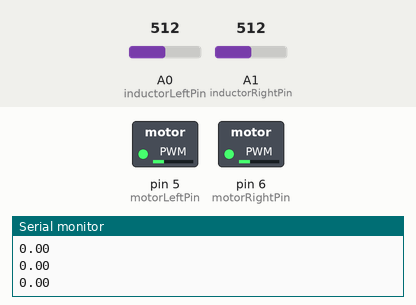
Recording of a sketch running on a simulated Arduino Uno, built with avr-gcc and run on an emulated ATmega328P. Parts: switched loads named in the sketch (green lamp = pin HIGH), the last lines printed to the serial monitor. The test bench sets the inputs (shaded band); at power-on: A0 (inductorLeftPin) = 512, A1 (inductorRightPin) = 512.

Above: at 1.2 s.
1.3 s: A0 (inductorLeftPin) set to 716
At 2.6 s:
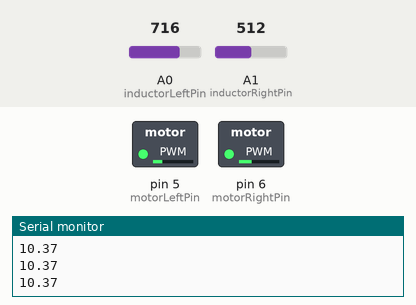
2.9 s: A1 (inductorRightPin) set to 716
At 3.9 s:
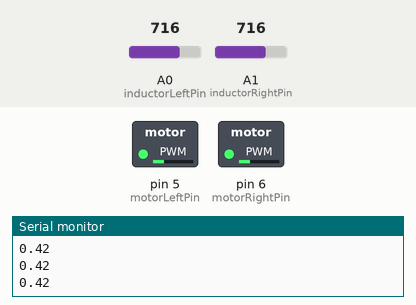
4.5 s: A0 (inductorLeftPin) set to 122
At 5.5 s:
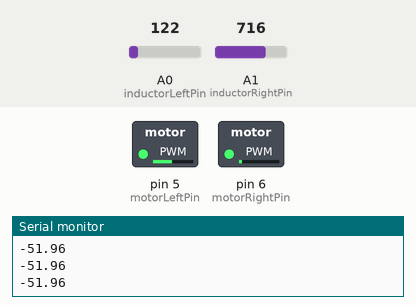
6.1 s: A1 (inductorRightPin) set to 900
At 7.2 s:
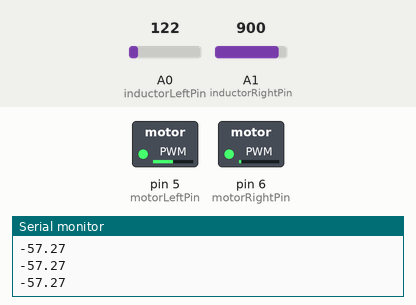
7.7 s: A1 (inductorRightPin) set to 0
At 9.0 s:
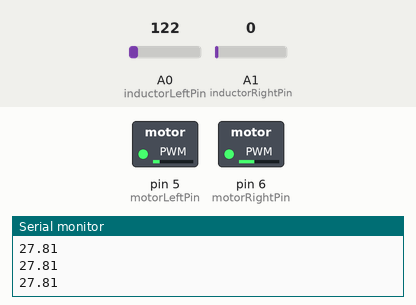
9.3 s: A0 (inductorLeftPin) set to 511
At 10.3 s:
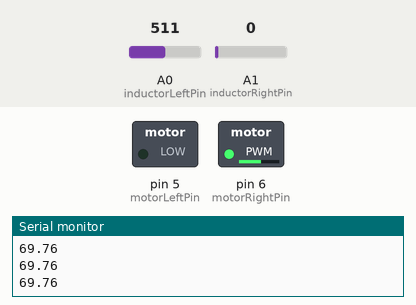
Timing chart, 0 to 11.9 s (numbered marks = the images above; inputs shaded):
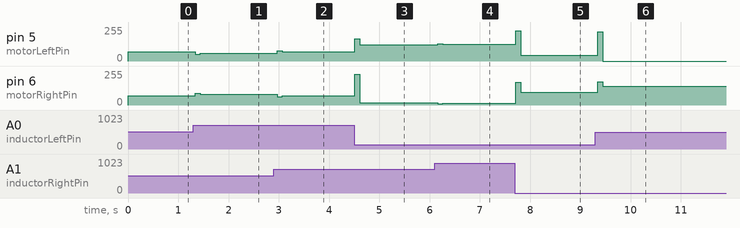

Measured:
- after the input at 1.3 s, pin 5 (motorLeftPin): 70/255 → 50/255 at once, → 59/255 0.10 s later; pin 6 (motorRightPin): 70/255 → 89/255 at once, → 80/255 0.10 s later
- after the input at 2.9 s, pin 5 (motorLeftPin): 59/255 → 78/255 after 0.07 s, → 69/255 0.10 s later; pin 6 (motorRightPin): 80/255 → 61/255 after 0.07 s, → 70/255 0.10 s later
- after the input at 4.5 s, pin 5 (motorLeftPin): 69/255 → 166/255 at once, → 121/255 0.10 s later; pin 6 (motorRightPin): 70/255 → 230/255 at once, → 18/255 0.10 s later
- after the input at 6.1 s, pin 5 (motorLeftPin): 121/255 → 131/255 after 0.06 s, → 127/255 0.10 s later; pin 6 (motorRightPin): 18/255 → 8/255 after 0.06 s, → 12/255 0.10 s later
- after the input at 7.7 s, pin 5 (motorLeftPin): 127/255 → 226/255 at once, → 42/255 0.10 s later; pin 6 (motorRightPin): 12/255 → 170/255 at once, → 97/255 0.10 s later
- after the input at 9.3 s, pin 5 (motorLeftPin): 42/255 → 221/255 after 0.05 s, → 0/255 0.10 s later; pin 6 (motorRightPin): 97/255 → 175/255 after 0.05 s, → 139/255 0.10 s later

The sketch:

slow.ino
```cpp
////////////////////////////////////////////////////////////////////////////////
/*
Mouse.ino
C++ code for controlling a line following robot.
Inductors are used as pickup coils to sense an induced voltage from a wire
(20kHz, 1A pp). An additional optical sensor is used to look ahead, and
determine if the robot is travelling straight; if so, the motor speed is
increased.
PID control is used to control the robots positioning (PID.h library)

Author: Alex Robb, University of Bath
Date: 17/2/19
*/
////////////////////////////////////////////////////////////////////////////////
//Includes and libraries

#include <PID_v1.h>

#define motorLeftPin 5
#define motorRightPin 6

#define inductorLeftPin A0
#define inductorRightPin A1

#define lineSensPin 4

////////////////////////////////////////////////////////////////////////////////
//PID setup
const int baseSpeed = 70;
const int boostSpeed = 255;

//Setpoint for inductor voltage
double setpoint;
//Result of adding both inductor inputs
double totalError;

//Output of PID calculation, added/subtracted from motor speed
double motorChange;

//Varibles to store values from inductor
int inductorLeftValue;
int inductorRightValue;

double distanceLeft;
double distanceRight;

//Create PID object   (input, setpoint, kp, ki, kd, sampleTime)
PID sensorPID(&totalError, &motorChange, &setpoint, 0.7
, 0, 0.06, DIRECT);

////////////////////////////////////////////////////////////////////////////////
//Setup: run once
void setup() {

  //Set pimodes to input/output
  pinMode(inductorLeftPin, INPUT);
  pinMode(inductorRightPin, INPUT);
  pinMode(motorLeftPin, OUTPUT);
  pinMode(motorRightPin, OUTPUT);

  //Initialise the inductor value variables
  inductorLeftValue = analogRead(inductorLeftPin);
  inductorRightValue = analogRead(inductorRightPin);

  distanceLeft = 131.7*exp(-0.002438*inductorLeftValue);
  distanceRight = 133.4*exp(-0.00269*inductorRightValue);

  //totalError = inductorLeftValue - inductorRightValue;
  totalError = distanceLeft - distanceRight;

  //Initialis setpoint variable as 0
  setpoint = totalError;

  sensorPID.SetOutputLimits(-255, 255);

  sensorPID.SetMode(AUTOMATIC);

  Serial.begin(9600);
}
////////////////////////////////////////////////////////////////////////////////
//overLine: function determines when travelling straight, and how long for
bool overLine(){
  unsigned long startStraight = 0;
  bool straight = false;

  if (!straight && analogRead(lineSensPin) == HIGH){
    startStraight = millis();
    straight = true;
  }
  else if (analogRead(lineSensPin) == LOW){
    straight = false;
  }

  int straightTime = millis() - startStraight;

  if (straightTime >= 1000 && straight){
    return true;
  }
  else {
    return false;
  }
}
////////////////////////////////////////////////////////////////////////////////
//setMotorSpeeds: sets the speed of both left/right motors
void setMotorSpeeds(){
  int motorLeftSpeed;
  int motorRightSpeed;

  if(false){//overLine()){
    motorLeftSpeed = boostSpeed - motorChange;
    motorRightSpeed = boostSpeed + motorChange;
  }
  else{
    motorLeftSpeed = baseSpeed - motorChange;
    motorRightSpeed = baseSpeed + motorChange;
  }
  //Serial.println(motorLeftSpeed);
  analogWrite(motorLeftPin, motorLeftSpeed);
//  Serial.print(motorLeftSpeed);
//  Serial.print("   ");
//  Serial.println(motorRightSpeed);
  analogWrite(motorRightPin, motorRightSpeed);

}
////////////////////////////////////////////////////////////////////////////////
//loop: run repeatedly
void loop() {

  inductorLeftValue = analogRead(inductorLeftPin);
  distanceLeft = 131.7*exp(-0.002438*inductorLeftValue);

  inductorRightValue = analogRead(inductorRightPin);
  distanceRight = 133.4*exp(-0.00269*inductorRightValue);

//  Serial.print(inductorLeftValue);
//  Serial.print("   ");
//  Serial.println(inductorRightValue);

//  Serial.print(distanceLeft);
//  Serial.print("   ");
//  Serial.println(distanceRight);


  totalError = distanceLeft - distanceRight;
  //totalError = inductorLeftValue - inductorRightValue;
  //Serial.println(totalError);

  sensorPID.Compute();
  Serial.println(motorChange);

  setMotorSpeeds();
}
```
